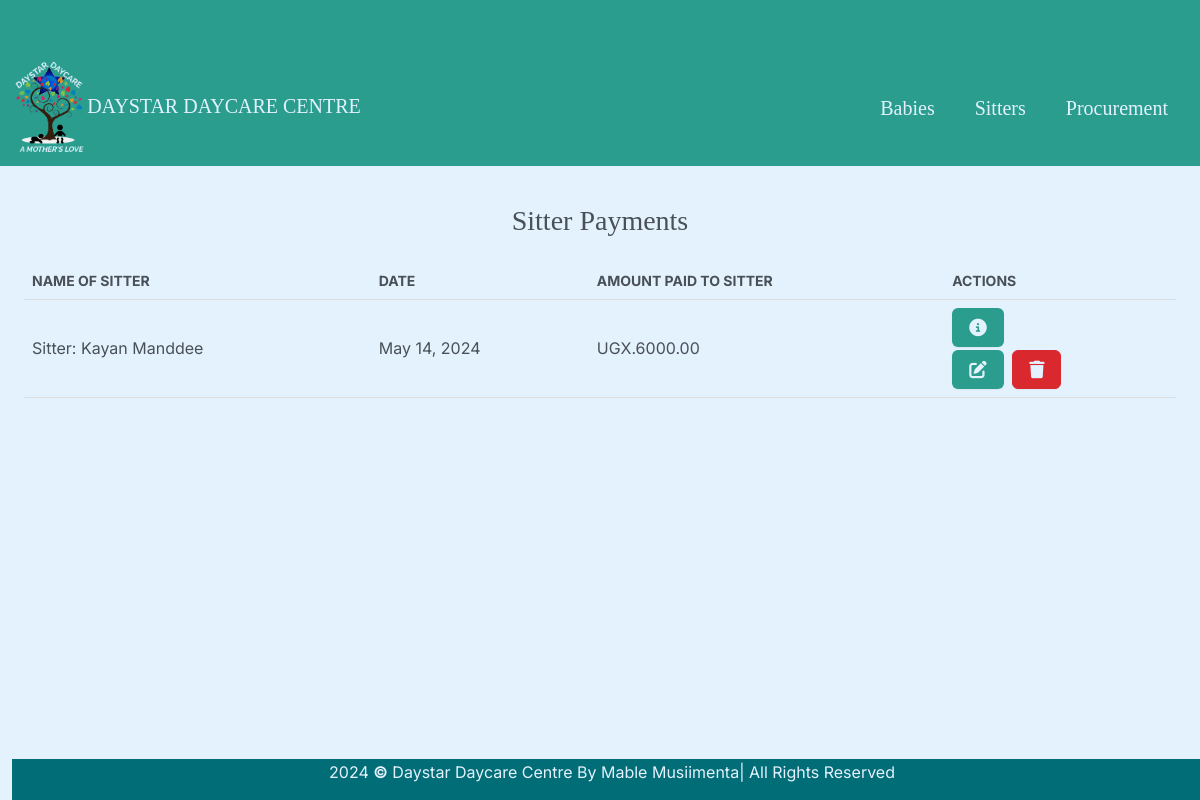
Page /sitterpayment/ on the earlier database version.
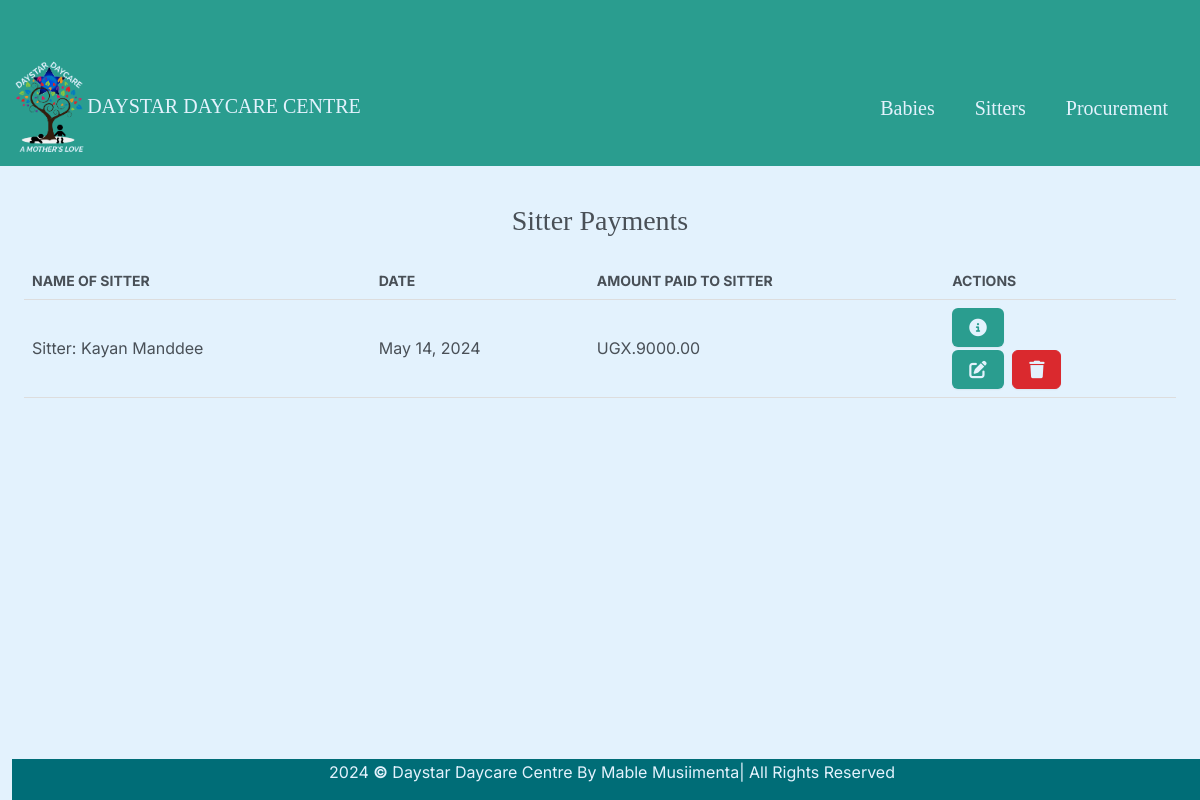
Same page on the later database version.
### daystarapp/models.py (models this page shows, shortened)
class SitterPayment(models.Model):
    l_name = models.ForeignKey(Sitter, on_delete=models.CASCADE, verbose_name="Name of Sitter", max_length=50)
    attendance_date = models.DateField(null=False, verbose_name="Date")
    payment_amount = models.DecimalField(max_digits=10, decimal_places=2, verbose_name="Amount Paid to Sitter", null=True, blank=True)

class Sitter(models.Model):
    f_name = models.CharField(max_length=50, null=False, verbose_name="First Name")
    l_name = models.CharField(max_length=50, null=False, verbose_name="Last Name")
    l_location = models.CharField(max_length=50, null=False, verbose_name="Location")
    dob = models.DateField(null=False, verbose_name="Date of Birth")
    nok = models.CharField(max_length=50, null=False, verbose_name="Next of Kin", validators=[validate_two_names])
    nin = models.CharField(max_length=50, null=False, verbose_name="National ID Number", validators=[validate_ugandan_national_id])
    rec_name = models.CharField(max_length=50, null=False, verbose_name="Recommender's Name", validators=[validate_two_names])
    rec_contact = models.CharField(max_length=10, verbose_name="Recommender's Contact", validators=[validate_phone_number])
    religion = models.CharField(max_length=50, choices=RELIGION_CHOICES, null=False, verbose_name="Religious Affiliation")
    educ_level = models.CharField(max_length=50, choices=EDUCATION_CHOICES, null=False, verbose_name="Level of Education")
    s_number = models.CharField(max_length=4, null=False, verbose_name="Sitter Number",validators=[validate_two_digit_integer, RegexValidator(regex=r'^\d{1,2}$', message='Value must be a two-digit integer')])
    s_contact = models.CharField(max_length=10, null=False, verbose_name="Sitter's Contact", validators=[validate_phone_number])
    def __str__(self):
        return f"Sitter: {self.f_name} {self.l_name}"

### daystarapp/views.py (the view)
# urls.py: path("sitterpayment/", views.sitterpayment, name="sitterpayment"),
def sitterpayment(request):
    sitterpayments = SitterPayment.objects.all()
    return render(request, "sitterpayments/sitterpayment.html", {"sitterpayments": sitterpayments} )

### daystarapp/templates/sitterpayments/sitterpayment.html (shortened to what this page needs)
{% extends "babies/base.html" %}
{% block body %}
<div class="container-fluid" style="padding-top: 80px;">
    <h3 class="m-4" style="text-align: center; font-family:serif;">Sitter Payments</h3>
    <div class="row">
        <div class="col-12">
            {% if sitterpayments %}
                <div class="table-responsive">
                    <table>
                        <thead>
                            <tr>
                                <th scope="col">Name of Sitter</th>
                                <th scope="col">Date</th>
                                <th scope="col">Amount Paid to Sitter</th>
                                <th scope="col">ACTIONS</th>
                            </tr>
                        </thead>
                        <tbody>
                            {% for sitterpayment in sitterpayments %}
                                <tr>
                                    <td>{{ sitterpayment.l_name }}</td>
                                    <td>{{ sitterpayment.attendance_date }}</td>
                                    <td>UGX.{{ sitterpayment.payment_amount }}</td>
                                    <td>
                                        <button type="button" class="btn me-1" href="{% url 'view_sitterpayment' sitterpayment.id %}" data-bs-toggle="modal" data-bs-target="#myModal{{sitterpayment.id}}" style="background-color: #2a9d8f; color:#e3f2fd;  margin-bottom:3px;"></button><br>
                                        <a class="btn me-1" href="{% url 'edita' sitterpayment.id %}" style="background-color: #2a9d8f; color:#e3f2fd;">
                                        </a>
                                        <button type="button" class="btn btn-danger" data-bs-toggle="modal" data-bs-target="#delee{{sitterpayment.id}}" style="color: #e3f2fd;">
                                        </button>
                                    </td>
                                </tr>
                            {% endfor %}
                        </tbody>
                    </table>
                </div>
            {% else %}
                <h5 class="alert alert-primary ms-4 me-4">No Fees Payment Records</h5>
            {% endif %}
        </div>
    </div>
</div>
{% endblock %}

Differences in the rows shown:
changed SitterPayment "Sitter: Kayan Manddee": payment_amount "6000.00" → "9000.00"
